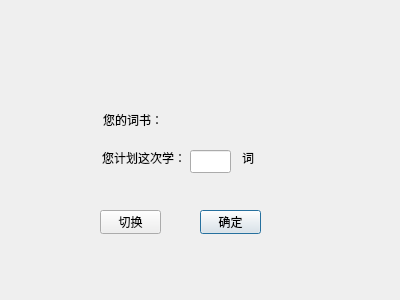
<?xml version="1.0" encoding="UTF-8"?>
<ui version="4.0">
 <class>QueryDialog</class>
 <widget class="QDialog" name="QueryDialog">
  <property name="geometry">
   <rect>
    <x>0</x>
    <y>0</y>
    <width>400</width>
    <height>300</height>
   </rect>
  </property>
  <property name="windowTitle">
   <string>Dialog</string>
  </property>
  <widget class="QPushButton" name="pushButton">
   <property name="geometry">
    <rect>
     <x>200</x>
     <y>210</y>
     <width>61</width>
     <height>24</height>
    </rect>
   </property>
   <property name="text">
    <string>确定</string>
   </property>
  </widget>
  <widget class="QLabel" name="welcomeLable">
   <property name="geometry">
    <rect>
     <x>130</x>
     <y>40</y>
     <width>111</width>
     <height>20</height>
    </rect>
   </property>
   <property name="text">
    <string/>
   </property>
  </widget>
  <widget class="QLabel" name="label_2">
   <property name="geometry">
    <rect>
     <x>102</x>
     <y>150</y>
     <width>84</width>
     <height>16</height>
    </rect>
   </property>
   <property name="text">
    <string>您计划这次学：</string>
   </property>
  </widget>
  <widget class="QLabel" name="label">
   <property name="geometry">
    <rect>
     <x>242</x>
     <y>150</y>
     <width>16</width>
     <height>16</height>
    </rect>
   </property>
   <property name="text">
    <string>词</string>
   </property>
  </widget>
  <widget class="QLineEdit" name="numEdit">
   <property name="geometry">
    <rect>
     <x>190</x>
     <y>150</y>
     <width>41</width>
     <height>23</height>
    </rect>
   </property>
  </widget>
  <widget class="QLabel" name="bookLabel">
   <property name="geometry">
    <rect>
     <x>103</x>
     <y>110</y>
     <width>131</width>
     <height>20</height>
    </rect>
   </property>
   <property name="text">
    <string>您的词书：</string>
   </property>
  </widget>
  <widget class="QPushButton" name="changeButton">
   <property name="geometry">
    <rect>
     <x>100</x>
     <y>210</y>
     <width>61</width>
     <height>24</height>
    </rect>
   </property>
   <property name="text">
    <string>切换</string>
   </property>
  </widget>
 </widget>
 <resources/>
 <connections/>
</ui>
